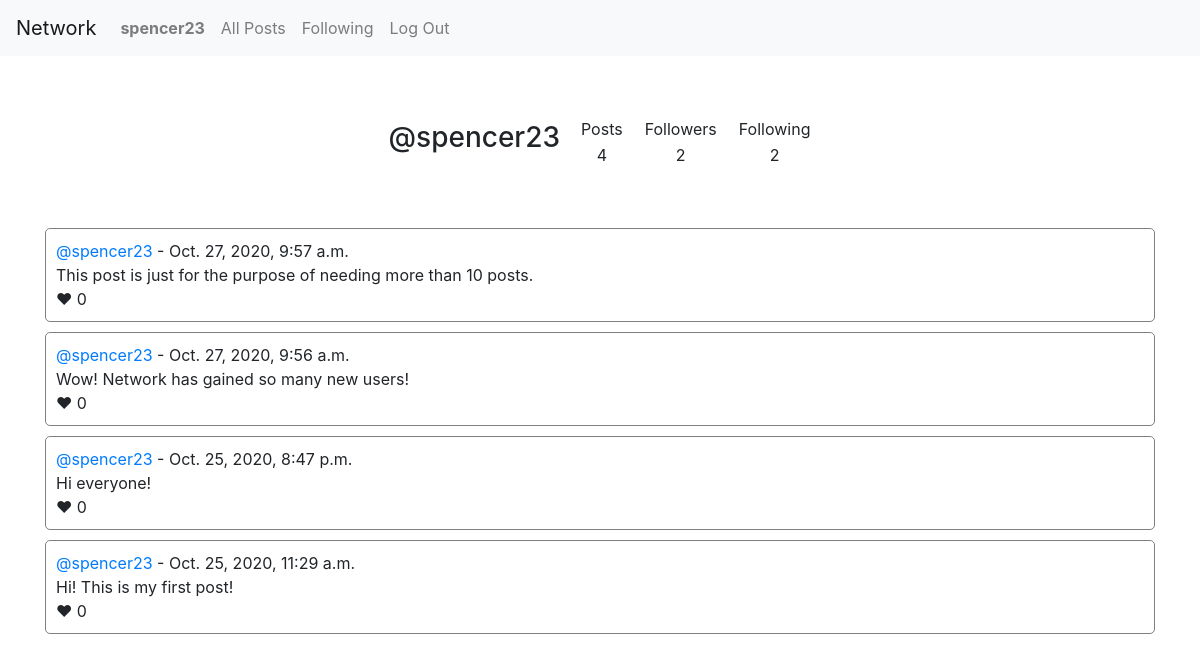
The page /user/spencer23 on the database its author committed.
### network/models.py (models this page shows)
class User(AbstractUser):
    pass

class Post(models.Model):
    text = models.CharField(max_length=300)
    user = models.ForeignKey(User, on_delete=models.CASCADE, related_name='creator')
    likes = models.ManyToManyField(User, blank=True, related_name="liked_by")
    timestamp = models.DateTimeField(auto_now_add=True)

### network/views.py (the view)
# urls.py: path("user/<str:username>", views.profile, name="profile"),
def profile(request, username):
    try:
        user = User.objects.get(username=username)
    except:
        return render(request, "network/error.html", {
            'error': "The profile you requested does not exist."
        })
    user_profile = Profile.objects.get(user=user)
    followers = user_profile.follower.all()
    following = user_profile.following.all()
    posts = Post.objects.filter(user=user).order_by('-timestamp')
    return render(request, "network/profile.html", {
        'user': user,
        'user_profile': user_profile,
        'posts': posts,
        'followers': followers,
        'following': following
    })

### network/templates/network/profile.html (shortened to what this page needs)
{% extends "network/layout.html" %}
{% block body %}
  <div class="container">
    <div class="row">
      <div class="col-3"></div>
      <div class="col-6">
        <table class="profile__info--table">
          <tr>
            <td class="info__table--primary"><h3>@{{ user.username }}</h3></td>
            <td class="info__table--primary">
              <table>
                <tr>
                  <td>Posts</td>
                </tr>
                <tr>
                  <td>{{ posts.count }}</td>
                </tr>
              </table>
            </td>
            <td class="info__table--primary">
              <table>
                <tr>
                  <td>Followers</td>
                </tr>
                <tr>
                  <td class="user__followers">{{ followers.count }}</td>
                </tr>
              </table>
            </td>
            <td class="info__table--primary">
              <table>
                <tr>
                  <td>Following</td>
                </tr>
                <tr>
                  <td>{{ following.count }}</td>
                </tr>
              </table>
            </td>
          </tr>
        </table>
      </div>
      <div class="col-3"></div>
    </div>
    <div class="row">
      <div class="col-12">
        {% for post in posts %}
          <div class="post__container">
            <a href="{{ post.user }}">@{{ post.user }}</a> - {{ post.timestamp }}
            <br>
            <p class="post__text--container post__{{ post.id }}--container">{{ post.text }}</p>
            &hearts; <span class="post__{{ post.id }}--likes">{{ post.likes.count }}</span>
          </div>
        {% endfor %}
      </div>
    </div>
  </div>
{% endblock %}

### network/templates/network/layout.html (shortened to what this page needs)
{% load static %}
<!DOCTYPE html>
<html lang="en">
    <head>
        <link rel="stylesheet" href="https://stackpath.bootstrapcdn.com/bootstrap/4.4.1/css/bootstrap.min.css">
        <link href="{% static 'network/styles.css' %}" rel="stylesheet">
    </head>
    <body>
        <nav class="navbar navbar-expand-lg navbar-light bg-light">
            <a class="navbar-brand" href="#">Network</a>
            <div>
              <ul class="navbar-nav mr-auto">
                {% if user.is_authenticated %}
                    <li class="nav-item">
                        <a class="nav-link" href="#"><strong>{{ user.username }}</strong></a>
                    </li>
                {% endif %}
                <li class="nav-item">
                  <a class="nav-link" href="{% url 'index' %}">All Posts</a>
                </li>
                {% if user.is_authenticated %}
                    <li class="nav-item">
                        <a class="nav-link" href="{% url 'following' %}">Following</a>
                    </li>
                    <li class="nav-item">
                        <a class="nav-link" href="{% url 'logout' %}">Log Out</a>
                    </li>
                {% endif %}
              </ul>
            </div>
          </nav>
        <div class="body">
            {% block body %}
            {% endblock %}
        </div>
        {% load staticfiles %}
    </body>
</html>

### network/static/network/styles.css (style rules this page uses)
.row { margin-top: 50px; }
.post__container { border: 1px solid gray; border-radius: 5px; margin-bottom: 10px; padding: 10px; }
.profile__info--table { margin: auto; }
.info__table--primary { padding: 10px; }
.info__table--primary td { text-align: center; }
.post__text--container { margin-bottom: 0px !important; }

### rows shown on the page
User: username "spencer23"
Post: user "spencer23", timestamp "Oct. 27, 2020, 9:57 a.m.", text "This post is just for the purpose of needing more than 10 posts.", likes.count "0"
Post: user "spencer23", timestamp "Oct. 27, 2020, 9:56 a.m.", text "Wow! Network has gained so many new users!", likes.count "0"
Post: user "spencer23", timestamp "Oct. 25, 2020, 8:47 p.m.", text "Hi everyone!", likes.count "0"
Post: user "spencer23", timestamp "Oct. 25, 2020, 11:29 a.m.", text "Hi! This is my first post!", likes.count "0"

### other values the page prints
{{ posts.count }} "4"
{{ followers.count }} "2"
{{ following.count }} "2"
